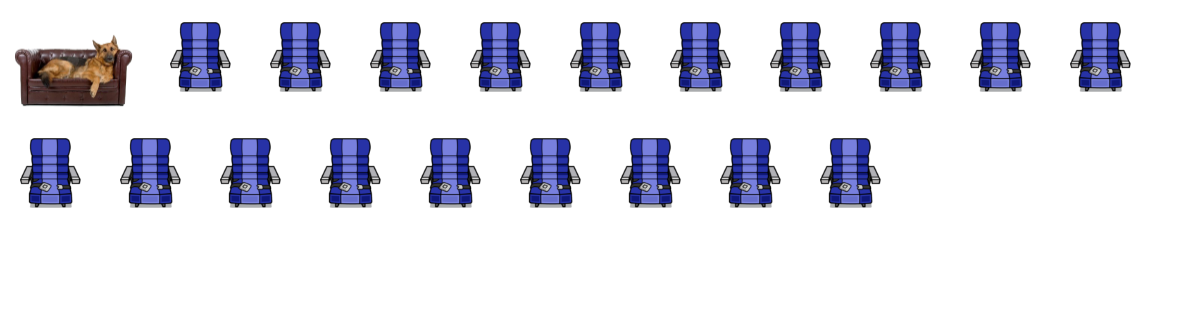
The app's page /comoesta.php (signed in) with its own data.
### tables this page shows
CREATE TABLE `autobus` (
  `asiento` int(10) unsigned NOT NULL,
  `usuario` varchar(45) DEFAULT NULL,
  `ocupado` int(10) unsigned DEFAULT NULL,
  `cuando` timestamp NOT NULL DEFAULT CURRENT_TIMESTAMP ON UPDATE CURRENT_TIMESTAMP,
  `esta` int(10) unsigned NOT NULL,
  PRIMARY KEY (`asiento`)
);

### funciones/funciones.php (the view, shortened to what this page needs)
<?php
	function conexion($ip,$usuario,$contrasena,$bd){
		$conexion = new mysqli($ip,$usuario,$contrasena,$bd);
		$conexion->SET_CHARSET("utf8");
		if(mysqli_connect_error()){
		 	echo 'Error de conexión a la base de datos';
		}else{
			return $conexion;
		}
	}
	function consulta($consulta,$conexion){
		$resultado = $conexion->query($consulta);
		return $resultado;
	}
	function estado(){
		echo "<form name=datos>";
		$conexion=conexion('192.168.31.3','root','root','autobuses');
		$resultset=consulta('SELECT asiento,ocupado,usuario FROM autobus',$conexion);
		while($registro = $resultset->fetch_array()){
		if($registro[1]==0){
			echo "<img id=libre src=libre.png onClick=enviar(".$registro[0].")>";
		}
		if($registro[1]==1 && $registro[2]!=$_SESSION["usuario"]) {
			echo "<img id=ocupadete src=ocupado.png>";
		}
			}
		echo "</form>";
	}
?>

### comoesta.php (shortened to what this page needs)
<?php
	require_once("funciones/funciones.php");
?>
<html>
<head>
	<link rel="stylesheet" href="estilo/estilo.css"/>
</head>
<body>
<?php
	estado();
?>
</body>
</html>

### estilo/estilo.css (style rules this page uses)
* { padding: 0; margin: 0; border: 0; }
#libre { width: 100px; }
#ocupadete { width: 150px; height: 100px; }

### records on screen
autobus: ocupado 1 (drawn)
autobus: ocupado 0 (drawn)
autobus: ocupado 0 (drawn)
autobus: ocupado 0 (drawn)
autobus: ocupado 0 (drawn)
autobus: ocupado 0 (drawn)
autobus: ocupado 0 (drawn)
autobus: ocupado 0 (drawn)
autobus: ocupado 0 (drawn)
autobus: ocupado 0 (drawn)
autobus: ocupado 0 (drawn)
autobus: ocupado 0 (drawn)
autobus: ocupado 0 (drawn)
autobus: ocupado 0 (drawn)
autobus: ocupado 0 (drawn)
autobus: ocupado 0 (drawn)
autobus: ocupado 0 (drawn)
autobus: ocupado 0 (drawn)
autobus: ocupado 0 (drawn)
autobus: ocupado 0 (drawn)
